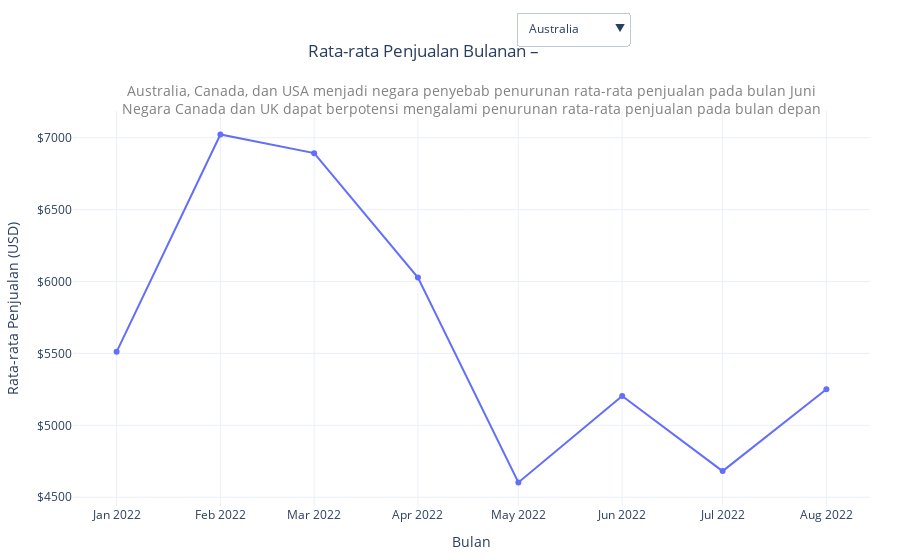

The notebook cell this image was saved under:
### Code cell
df_clean['Date'] = pd.to_datetime(df_clean['Date'])
df_clean['Month'] = df_clean['Date'].dt.to_period('M').dt.to_timestamp()

# Hitung rata-rata penjualan per bulan per negara
avg_per_country_month = df_clean.groupby(['Country', 'Month'])['Amount'].mean().reset_index()

# List negara
countries = avg_per_country_month['Country'].unique()


fig = go.Figure()


for i, country in enumerate(countries):
    data = avg_per_country_month[avg_per_country_month['Country'] == country]
    visible = True if i == 0 else False  
    fig.add_trace(go.Scatter(
        x=data['Month'],
        y=data['Amount'],
        mode='lines+markers',
        name=country,
        visible=visible,
        line=dict(width=2),
        hovertemplate=f'{country}<br>Bulan: %{{x|%b %Y}}<br>Rata-rata: $%{{y:,.2f}}<extra></extra>'
    ))

# Buat dropdown menu
dropdown_buttons = []

for i, country in enumerate(countries):
    visibility = [False] * len(countries)
    visibility[i] = True  

    dropdown_buttons.append(dict(
        label=country,
        method='update',
        args=[{'visible': visibility},
              {'title': f'Rata-rata Penjualan Bulanan –'}]
    ))

# dropdown
fig.update_layout(
    updatemenus=[
        dict(
            active=0,
            buttons=dropdown_buttons,
            x=0.556,
            y=1.25,
            xanchor='left',
            yanchor='top',
            showactive=True
        )
    ],
    title=dict(
        text=f'Rata-rata Penjualan Bulanan –',
        x=0.47,
        xanchor='center',
        y=0.92,
        yanchor='top'
    ),
    annotations=[
        dict(
            text="Australia, Canada, dan USA menjadi negara penyebab penurunan rata-rata penjualan pada bulan Juni<br>Negara Canada dan UK dapat berpotensi mengalami penurunan rata-rata penjualan pada bulan depan</span>",
            xref="paper", yref="paper",
            x=0.5, y=1.08,
            showarrow=False,
            font=dict(size=14, color="gray"),
            xanchor='center'
        )
    ],
    xaxis_title='Bulan',
    yaxis_title='Rata-rata Penjualan (USD)',
    template='plotly_white',
    yaxis_tickprefix='$',
    margin=dict(l=40, r=30, t=100, b=40)
)


fig.show()

### Figure 1 — Plotly figure (JSON) as saved in the notebook; plotly's stock layout.template omitted (floating-point values rounded to 4 significant figures)
{"data": [{"hovertemplate": "Australia<br>Bulan: %{x|%b %Y}<br>Rata-rata: $%{y:,.2f}<extra></extra>", "line": {"width": 2}, "mode": "lines+markers", "name": "Australia", "type": "scatter", "visible": true, "x": ["2022-01-01T00:00:00.000000000", "2022-02-01T00:00:00.000000000", "2022-03-01T00:00:00.000000000", "2022-04-01T00:00:00.000000000", "2022-05-01T00:00:00.000000000", "2022-06-01T00:00:00.000000000", "2022-07-01T00:00:00.000000000", "2022-08-01T00:00:00.000000000"], "y": [5511.0, 7023.0, 6893.0, 6028.0, 4602.0, 5204.0, 4682.0, 5251.0]}, {"hovertemplate": "Canada<br>Bulan: %{x|%b %Y}<br>Rata-rata: $%{y:,.2f}<extra></extra>", "line": {"width": 2}, "mode": "lines+markers", "name": "Canada", "type": "scatter", "visible": false, "x": ["2022-01-01T00:00:00.000000000", "2022-02-01T00:00:00.000000000", "2022-03-01T00:00:00.000000000", "2022-04-01T00:00:00.000000000", "2022-05-01T00:00:00.000000000", "2022-06-01T00:00:00.000000000", "2022-07-01T00:00:00.000000000", "2022-08-01T00:00:00.000000000"], "y": [5538.0, 6403.0, 5392.0, 5575.0, 5673.0, 4362.0, 5895.0, 5167.0]}, {"hovertemplate": "India<br>Bulan: %{x|%b %Y}<br>Rata-rata: $%{y:,.2f}<extra></extra>", "line": {"width": 2}, "mode": "lines+markers", "name": "India", "type": "scatter", "visible": false, "x": ["2022-01-01T00:00:00.000000000", "2022-02-01T00:00:00.000000000", "2022-03-01T00:00:00.000000000", "2022-04-01T00:00:00.000000000", "2022-05-01T00:00:00.000000000", "2022-06-01T00:00:00.000000000", "2022-07-01T00:00:00.000000000", "2022-08-01T00:00:00.000000000"], "y": [6236.0, 4935.0, 5335.0, 5336.0, 5644.0, 5400.0, 5655.0, 6738.0]}, {"hovertemplate": "New Zealand<br>Bulan: %{x|%b %Y}<br>Rata-rata: $%{y:,.2f}<extra></extra>", "line": {"width": 2}, "mode": "lines+markers", "name": "New Zealand", "type": "scatter", "visible": false, "x": ["2022-01-01T00:00:00.000000000", "2022-02-01T00:00:00.000000000", "2022-03-01T00:00:00.000000000", "2022-04-01T00:00:00.000000000", "2022-05-01T00:00:00.000000000", "2022-06-01T00:00:00.000000000", "2022-07-01T00:00:00.000000000", "2022-08-01T00:00:00.000000000"], "y": [4611.0, 6963.0, 5792.0, 5293.0, 5371.0, 5753.0, 4865.0, 5396.0]}, {"hovertemplate": "UK<br>Bulan: %{x|%b %Y}<br>Rata-rata: $%{y:,.2f}<extra></extra>", "line": {"width": 2}, "mode": "lines+markers", "name": "UK", "type": "scatter", "visible": false, "x": ["2022-01-01T00:00:00.000000000", "2022-02-01T00:00:00.000000000", "2022-03-01T00:00:00.000000000", "2022-04-01T00:00:00.000000000", "2022-05-01T00:00:00.000000000", "2022-06-01T00:00:00.000000000", "2022-07-01T00:00:00.000000000", "2022-08-01T00:00:00.000000000"], "y": [7251.0, 7136.0, 5025.0, 5046.0, 6728.0, 6136.0, 5003.0, 4672.0]}, {"hovertemplate": "USA<br>Bulan: %{x|%b %Y}<br>Rata-rata: $%{y:,.2f}<extra></extra>", "line": {"width": 2}, "mode": "lines+markers", "name": "USA", "type": "scatter", "visible": false, "x": ["2022-01-01T00:00:00.000000000", "2022-02-01T00:00:00.000000000", "2022-03-01T00:00:00.000000000", "2022-04-01T00:00:00.000000000", "2022-05-01T00:00:00.000000000", "2022-06-01T00:00:00.000000000", "2022-07-01T00:00:00.000000000", "2022-08-01T00:00:00.000000000"], "y": [6015.0, 5830.0, 5704.0, 7110.0, 5586.0, 4473.0, 5930.0, 6134.0]}], "layout": {"annotations": [{"font": {"color": "gray", "size": 14}, "showarrow": false, "text": "Australia, Canada, dan USA menjadi negara penyebab penurunan rata-rata penjualan pada bulan Juni<br>Negara Canada dan UK dapat berpotensi mengalami penurunan rata-rata penjualan pada bulan depan</span>", "x": 0.5, "xanchor": "center", "xref": "paper", "y": 1.08, "yref": "paper"}], "margin": {"b": 40, "l": 40, "r": 30, "t": 100}, "title": {"text": "Rata-rata Penjualan Bulanan –", "x": 0.47, "xanchor": "center", "y": 0.92, "yanchor": "top"}, "updatemenus": [{"active": 0, "buttons": [{"args": [{"visible": [true, false, false, false, false, false]}, {"title": "Rata-rata Penjualan Bulanan –"}], "label": "Australia", "method": "update"}, {"args": [{"visible": [false, true, false, false, false, false]}, {"title": "Rata-rata Penjualan Bulanan –"}], "label": "Canada", "method": "update"}, {"args": [{"visible": [false, false, true, false, false, false]}, {"title": "Rata-rata Penjualan Bulanan –"}], "label": "India", "method": "update"}, {"args": [{"visible": [false, false, false, true, false, false]}, {"title": "Rata-rata Penjualan Bulanan –"}], "label": "New Zealand", "method": "update"}, {"args": [{"visible": [false, false, false, false, true, false]}, {"title": "Rata-rata Penjualan Bulanan –"}], "label": "UK", "method": "update"}, {"args": [{"visible": [false, false, false, false, false, true]}, {"title": "Rata-rata Penjualan Bulanan –"}], "label": "USA", "method": "update"}], "showactive": true, "x": 0.556, "xanchor": "left", "y": 1.25, "yanchor": "top"}], "xaxis": {"title": {"text": "Bulan"}}, "yaxis": {"tickprefix": "$", "title": {"text": "Rata-rata Penjualan (USD)"}}}}
